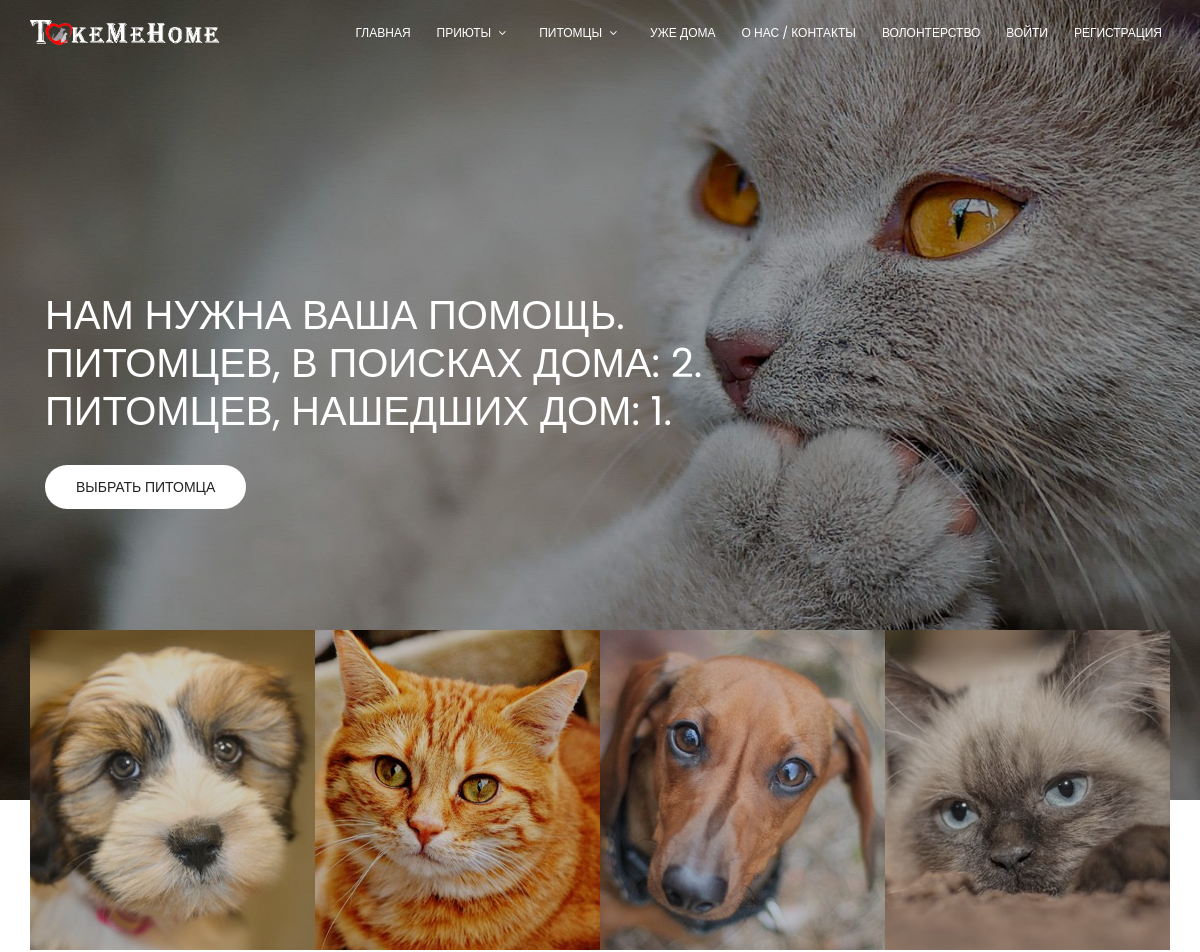
Before: / (upper part) with the older database file.
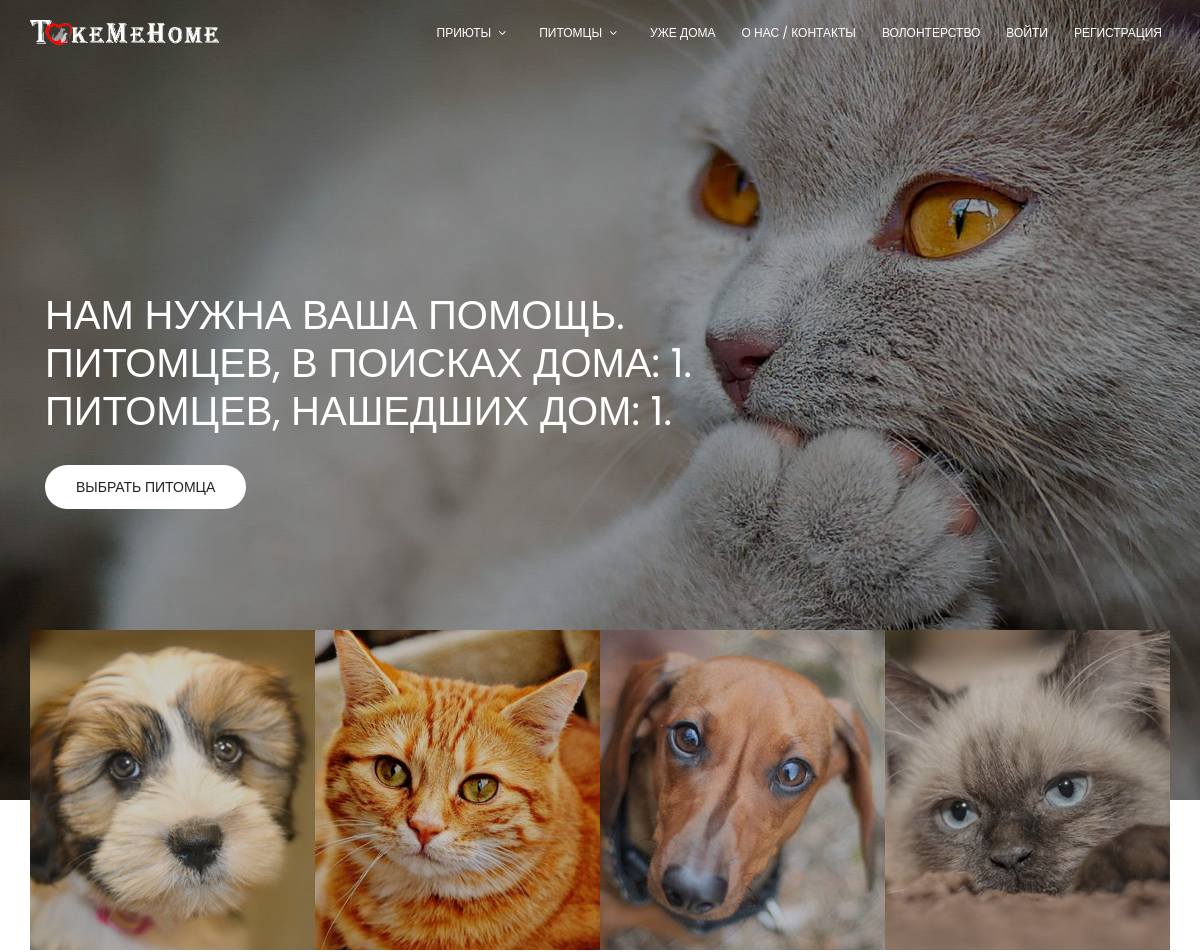
After: the same page with the newer database file.
### mainapp/models.py (models this page shows, shortened)
class Core(models.Model):
    class Meta:
        ordering = ('-is_active', 'sort', 'name')
        verbose_name = 'Ядро'
        verbose_name_plural = 'Ядра'
    name = models.CharField(verbose_name='заголовок объекта', max_length=255, null=True)
    description = models.TextField(verbose_name='описание объекта', blank=True, null=True)
    sort = models.IntegerField(verbose_name='номер объекта для сортировки', default=0, blank=True, null=False)
    is_active = models.BooleanField(verbose_name='активен ли объект', default=True, db_index=True)
    created = models.DateTimeField(verbose_name='создан', auto_now_add=True)
    updated = models.DateTimeField(verbose_name='обновлен', auto_now=True)

class Menu(Core):
    class Meta:
        ordering = ('parent_id', 'sort', 'name')
        verbose_name = 'Элемент меню'
        verbose_name_plural = 'Меню сайта'
    url = models.CharField('ссылка', max_length=255, blank=False, null=False, default='#')
    css_class = models.CharField('CSS-Класс блока меню', max_length=30, null=False, blank=True, default='')
    seen_guests = models.BooleanField('виден незарегистрированным пользователям', default=True)
    seen_users = models.BooleanField('виден зарегистрированным пользователям', default=False)
    seen_shelters = models.BooleanField('виден приютам', default=False)
    parent = models.ForeignKey('self', verbose_name='суперкласс меню', null=True, blank=True, related_name='submenus', on_delete=models.CASCADE)
    objects = MenuManager()
    def __getattr__(self, attr):
        if attr.startswith('get_menu_'):
            return type(self).objects.get_menu(attr[9:])
        return super().__getattr__(attr)
    def get_url(self):
        return reverse(self.url) if ':' in self.url else self.url

class Core(models.Model):
    class Meta:
        ordering = ('-is_active', 'sort', 'name')
        verbose_name = 'Ядро'
        verbose_name_plural = 'Ядра'
    name = models.CharField(verbose_name='заголовок объекта', max_length=255, null=True)
    description = models.TextField(verbose_name='описание объекта', blank=True, null=True)
    sort = models.IntegerField(verbose_name='номер объекта для сортировки', default=0, blank=True, null=False)
    is_active = models.BooleanField(verbose_name='активен ли объект', default=True, db_index=True)
    created = models.DateTimeField(verbose_name='создан', auto_now_add=True)
    updated = models.DateTimeField(verbose_name='обновлен', auto_now=True)

### mainapp/views.py (the view)
# urls.py: path('', Index.as_view(), name='index'),
class Index(TemplateView):
    template_name = 'mainapp/index.html'
    adopted = Pet.get_count('Уже дома')
    extra_context = {
        'adopted': adopted,
        'pets': Pet.get_count() - adopted,
    }

### mainapp/context_processors.py (called while the page is built)
def get_context(request):
    context = {
        'menu': Menu(),
    }
    return context

### mainapp/models.py (called while the page is built)
    def get_menu(self, attr):
        return self.filter(name=attr, parent_id__isnull=True).first()

### mainapp/templates/mainapp/index.html (shortened to what this page needs)
{% extends 'mainapp/base.html' %}
{% load static %}
{% block main_banner %}
    {% include 'mainapp/includes/inc-main_banner_big.html' %}
{% endblock %}
{% block content %}
    <section class="image-carusel-area">
        <div class="container">
            <div class="row">
                <div class="active-image-carusel">
                    <div class="single-image-carusel">
                        <img class="img-fluid" src="{% static 'img/c1.jpg' %}" alt="">
                    </div>
                    <div class="single-image-carusel">
                        <img class="img-fluid" src="{% static 'img/c2.jpg' %}" alt="">
                    </div>
                    <div class="single-image-carusel">
                        <img class="img-fluid" src="{% static 'img/c3.jpg' %}" alt="">
                    </div>
                    <div class="single-image-carusel">
                        <img class="img-fluid" src="{% static 'img/c4.jpg' %}" alt="">
                    </div>
                </div>
            </div>
        </div>
    </section>
{% endblock %}

### mainapp/templates/mainapp/includes/mainmenu.html (shortened to what this page needs)
<nav id="nav-menu-container">
    <ul class="nav-menu {{ menu.css_class }}">
        {% for object in menu.submenus.all %}
            <li class="mainmenu {{ obj.css_class }}"><a href="{{ object.get_url }}"> {{ object.name }} </a>
            </li>
        {% endfor %}
        <li><a href="{% url 'mainapp:volunteer' %}">Волонтерство</a></li>
        {% if user.is_authenticated %}
            {% if user.avatar %}
                <li><img src="{{ user.avatar.url }}" width="40" alt="" style="border-radius: 50%"></li>
            {% endif %}
            <li class="mainmenu menu-has-children"><a href="/">{% if user.first_name %} {{ user.first_name }} {% else %}
                {{ user.username }} {% endif %}</a>
                <ul>
                    {% if user.is_superuser %}
                        <li>
                            <a href="{% url 'adminapp:pet_list' %}">
                                Администрирование
                            </a>
                        </li>
                    {% endif %}
                    <li class=""><a href="{% url 'logout' %}">Выйти</a></li>
                </ul>
            </li>
        {% else %}
            <li class="mainmenu"><a href="{% url 'login' %}">Войти</a></li>
            <li class="mainmenu"><a href="{% url 'register' %}">Регистрация</a></li>
        {% endif %}
    </ul>
</nav>

Changed rows visible on the page:
removed Menu: name "ГЛАВНАЯ"
Other visible differences:
{{ pets }}: "2" → "1"
